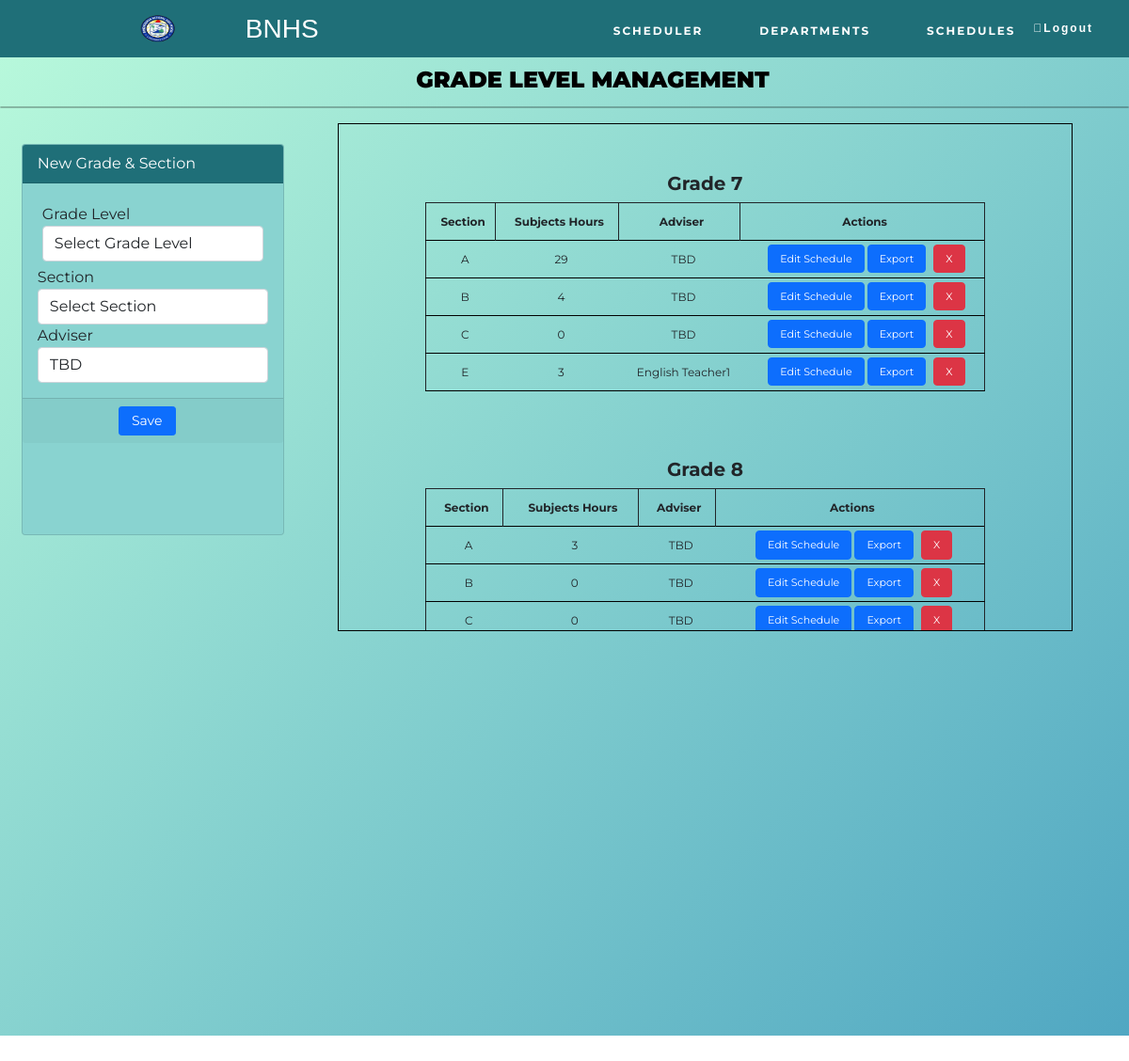
Page /schedules.php on the committed database.
### tables this page shows
CREATE TABLE IF NOT EXISTS `grade_level` (
  `id` int NOT NULL AUTO_INCREMENT,
  `adviser_id` int DEFAULT NULL,
  `grade` varchar(32) NOT NULL,
  `section` varchar(32) NOT NULL,
  `workload` double NOT NULL,
  PRIMARY KEY (`grade`,`section`),
  UNIQUE KEY `id` (`id`),
  KEY `adviser` (`adviser_id`)
);

CREATE TABLE IF NOT EXISTS `teacher` (
  `id` int NOT NULL AUTO_INCREMENT,
  `firstName` varchar(32) NOT NULL,
  `lastName` varchar(32) NOT NULL,
  `dept` varchar(32) NOT NULL,
  `workload` float NOT NULL,
  PRIMARY KEY (`id`)
);

### schedules.php (called while the page is built, shortened)
<?php
try {
    include __DIR__ . './includes/connection/DatabaseConnect.php';
    include __DIR__ . './includes/connection/DatabaseFunctions.php';
    include __DIR__ . './includes/templates/schedules.html.php';
} catch (PDOException $e) {
    include __DIR__ . './includes/connection/displayError.php';
}
include __DIR__ . './includes/templates/layout.html.php';
?>

### includes/connection/DatabaseFunctions.php (called while the page is built, shortened)
<?php
function retrieveAll($pdo, $table) {
    $result = query($pdo, 'SELECT * FROM `' . $table . '`');
    return $result->fetchAll();
}
function retrieveAllId($pdo, $table, $primaryKey, $value) {
    $query = 'SELECT * FROM `' . $table . '`
              WHERE `' . $primaryKey . '` = :value';
    $parameters = [
        'value' => $value
    ];
    $query = query($pdo, $query, $parameters);
    return $query->fetchAll();
}
function retrieveId($pdo, $table, $primaryKey, $value) {
    $query = 'SELECT * FROM `' . $table . '`
              WHERE `' . $primaryKey . '` = :value';
    $parameters = [
        'value' => $value
    ];
    $query = query($pdo, $query, $parameters);
    return $query->fetch();
}
function query($pdo, $sql, $parameters = []) {
    $query = $pdo->prepare($sql);
    $query->execute($parameters);
    return $query;
}
?>

### includes/templates/schedules.html.php (the view, shortened to what this page needs)
<link rel="stylesheet" href="./includes/templates/css/schedules.css">
<?php
$output = '
<div class="wrapper-schedules">
    <div class="set">
        <h2><b>GRADE LEVEL MANAGEMENT</b></h2> <hr>
    </div>
    <div class="schedules_container">
        <div class="card" style="background: #89D3D0; height: 50%;">
            <div class="card-header" style="background: #1f6f78; color: white;">
                    New Grade & Section
            </div>
            <form action="schedules.php" method="post">
                <div class="card-body">
                    <div class="form-group" style="margin:5px;">
                        <label class="control-label">Grade Level</label>
                        <select class="form-control" name="grade">
                            <option disable selected>Select Grade Level</option>
                            <option value="7">7</option>
                            <option value="8">8</option>
                            <option value="9">9</option>
                            <option value="10">10</option>
                        </select>
                    </div>
                    <div class="form-group">
                        <label class="control-label">Section</label>
                        <select class="form-control" name="section">
                            <option disable selected>Select Section</option>
                            <option value="A">A</option>
                            <option value="B">B</option>
                            <option value="C">C</option>
                            <option value="D">D</option>
                            <option value="E">E</option>
                            <option value="F">F</option>
                            <option value="G">G</option>
                            <option value="H">H</option>
                        </select>
                    </div>
';
$allTeachers = retrieveAll($pdo, 'teacher');
$output .= '
                    <div class="form-group">
                        <label class="control-label">Adviser</label>
                        <select class="form-control" name="adviser">
';
foreach($allTeachers as $row) {
    $output .= '
                        <option value="'.$row['id'].'">
                    '.$row['firstName'].' '.$row['lastName'].
                        '</option>
    ';
}
$output .= '
                        </select>
                    </div>
                </div>
                <div class="card-footer">
                    <button class="btn btn-sm btn-primary col-sm-3 offset-md-3" name="newEntry" value="newEntry" style="margin-left: 35%;"> Save</button>
                </div>
            </form>
        </div>
        <div class="table-wrapper">
';
for ($i = 7; $i <= 10; $i++) {
    $currentGrade = retrieveAllId($pdo, 'grade_level', 'grade', $i);
    $output .= '
        <div class="table1">
        <table>
            <h5><b>Grade '.$i.'</b></h3>
            <thead>
                <tr>
                    <th style="text-align: center;">Section</th>
                    <th style="text-align: center;">Subjects Hours</th>
                    <th style="text-align: center;">Adviser</th>
                    <th style="text-align: center;">Actions</th>
                </tr>
            </thead>
            <tbody>
    ';
    foreach($currentGrade as $row) {
        $adviser = retrieveId($pdo, 'teacher', 'id', $row['adviser_id']);
        $grade_section = $row['grade'].$row['section'];
        $output .= '
                <tr>
                    <td>'.$row['section'].'</td>
                    <td>'.$row['workload'].'</td>
        ';
        if(isset($row['adviser_id']))
            $output .= '
                <td>'.$adviser['firstName']. ' '.$adviser['lastName'].'</td>
            ';
        else
            $output .= '
                <td>TBD</td>
            ';
        $output .= '
                <td>
                    <a href="scheduler.php?grade_section='.$grade_section.'#main" class="btn btn-primary target="_blank">Edit Schedule</a>
                    <a href="#main" class="btn btn-primary"> Export</a>
                    <form action="schedules.php" method="post" onsubmit="return submitForm(this);" style="display: inline;margin:0; padding:0">
                        <input type="hidden" name="id" value="'.$row['id'].'">
                        <button type="submit" class="btn btn-danger" name="deleteEntry" value="deleteEntry" >X</button>
                    </form>
                </td>
            </tr>
        ';
    }
    $output .= '
        </tbody>
    </table>
    </div>
    ';
}
$output.= '
    </div>
</div>
</div>
';
?>

### includes/templates/css/schedules.css (style rules this page uses)
.set { color: black; outline-color: black; border-radius: 4px; }
.set h2 { font-family: Helvetica, sans-serif; padding: 10px; font-weight: bold; font-size: 24px; margin-left: 5%; text-align: center; }
.set hr { border: 1px solid black; margin-top: -5px; border-radius: 5px; }
.schedules_container { width: 95%; height: 80%; display: flex; }
.card { display:inline-block; border:none; height:100%; width: 25%; margin-left: 2%; margin-top: 2%; }
.table-wrapper { width: 70%; height: 65%; overflow: auto; margin-left: 5%; border: 1px solid black; }
.table1 { width: 90%; height: auto; margin: 4% auto; padding: 20px; }
.table1 h5 { text-align: center; }
.table1 table { font-size: 12px; border: 1px solid; margin: auto; width: 90%; }
.table1 thead { border-bottom: solid #000; border-bottom-width: 1px; }
.table1 th { border-right: 0.1px solid; padding-right: 5px; }
.table1 tr { border-bottom: 1px solid black; }
.table1 thead, tr, th { height: 40px; text-align: right; padding-left: 10px; }
.table1 tbody, tr, td { text-align: left; padding-left: 10px; }
.table1 td { text-align-last: center; }
.table1 a { font-size: 11px; }
.table1 button[type="submit"] { font-size: 11px; cursor: pointer; margin-left: 5px; }

### includes/templates/css/style.css (style rules this page uses)
* { font-family: 'Montserrat', sans-serif; scroll-behavior: smooth; }
body { width: auto; height: 130%; padding: 0; margin: 0; }

### rows in the picture
grade_level: section "A", workload "29", shows "TBD"
grade_level: section "B", workload "4", shows "TBD"
grade_level: section "C", workload "0", adviser.firstName "TBD"
grade_level: section "E", workload "3", adviser.firstName "English", adviser.lastName "Teacher1"
grade_level: section "A", workload "3", shows "TBD"
grade_level: section "B", workload "0", shows "TBD"
grade_level: section "C", workload "0", shows "TBD"

### other values in the picture
form field adviser "TBD"
